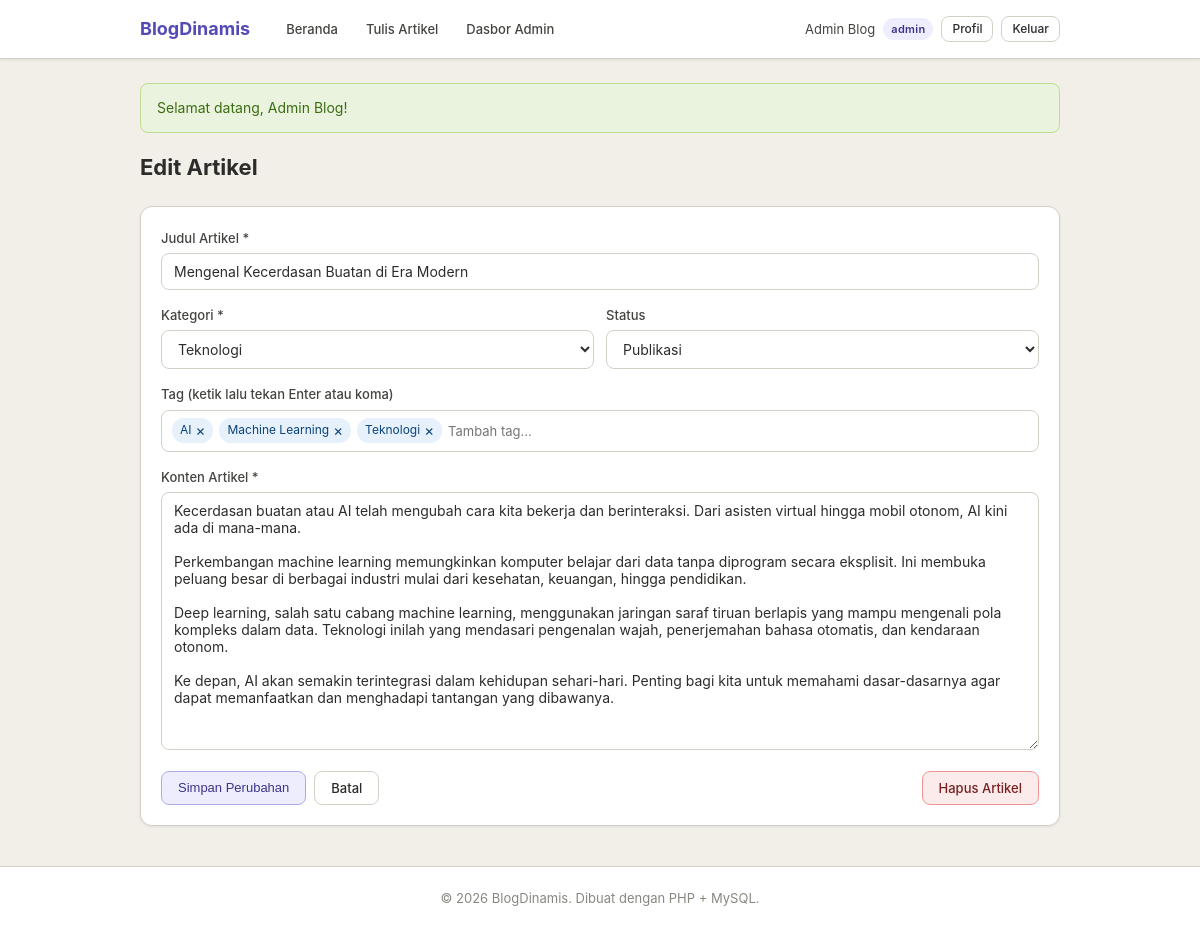
/article-form.php?id=1 (signed in), run on the app's committed database.
### tables this page shows
CREATE TABLE `articles` (
  `id`          INT UNSIGNED AUTO_INCREMENT PRIMARY KEY,
  `title`       VARCHAR(255) NOT NULL,
  `slug`        VARCHAR(280) NOT NULL UNIQUE,
  `content`     LONGTEXT NOT NULL,
  `category_id` INT UNSIGNED,
  `author_id`   INT UNSIGNED NOT NULL,
  `status`      ENUM('draft','published') NOT NULL DEFAULT 'draft',
  `views`       INT UNSIGNED NOT NULL DEFAULT 0,
  `created_at`  TIMESTAMP DEFAULT CURRENT_TIMESTAMP,
  `updated_at`  TIMESTAMP DEFAULT CURRENT_TIMESTAMP ON UPDATE CURRENT_TIMESTAMP,
  FOREIGN KEY (`category_id`) REFERENCES `categories`(`id`) ON DELETE SET NULL,
  FOREIGN KEY (`author_id`)   REFERENCES `users`(`id`)      ON DELETE CASCADE
);

CREATE TABLE `categories` (
  `id`         INT UNSIGNED AUTO_INCREMENT PRIMARY KEY,
  `name`       VARCHAR(100) NOT NULL,
  `slug`       VARCHAR(120) NOT NULL UNIQUE,
  `created_at` TIMESTAMP DEFAULT CURRENT_TIMESTAMP
);

### article-form.php (the view, shortened to what this page needs)
<?php
require_once 'includes/config.php';
$editId = (int)($_GET['id'] ?? 0);
$art    = null;
$artTags = [];
if ($editId) {
    $stmt = $conn->prepare("SELECT * FROM articles WHERE id=?");
    $stmt->bind_param('i', $editId);
    $stmt->execute();
    $art = $stmt->get_result()->fetch_assoc();
    $artTags = array_column(
        $conn->query("SELECT t.name FROM tags t JOIN article_tags at2 ON t.id=at2.tag_id WHERE at2.article_id=$editId")->fetch_all(MYSQLI_ASSOC),
        'name'
    );
}
$cats  = $conn->query("SELECT * FROM categories ORDER BY name")->fetch_all(MYSQLI_ASSOC);
$pageTitle = $editId ? 'Edit Artikel' : 'Tulis Artikel Baru';
require_once 'includes/header.php';
?>
<h1 class="page-title"><?= $pageTitle ?></h1>
<div class="card">
  <form method="POST">
    <div class="form-group">
      <label>Judul Artikel *</label>
      <input type="text" name="title" value="<?= e($art['title'] ?? '') ?>" placeholder="Judul artikel..." required>
    </div>
    <div class="grid-2">
      <div class="form-group">
        <label>Kategori *</label>
        <select name="category_id" required>
          <?php foreach ($cats as $c): ?>
            <option value="<?= $c['id'] ?>" <?= (($art['category_id'] ?? 0) == $c['id']) ? 'selected' : '' ?>>
              <?= e($c['name']) ?>
            </option>
          <?php endforeach; ?>
        </select>
      </div>
      <div class="form-group">
        <label>Status</label>
        <select name="status">
          <option value="published" <?= (($art['status'] ?? '') === 'published') ? 'selected' : '' ?>>Publikasi</option>
        </select>
      </div>
    </div>
    <div class="form-group">
      <label>Tag (ketik lalu tekan Enter atau koma)</label>
      <div class="tag-input-wrap" id="tagWrap">
        <?php foreach ($artTags as $t): ?>
          <span class="tag-chip"><?= e($t) ?><span class="tag-remove" data-tag="<?= e($t) ?>">&times;</span></span>
        <?php endforeach; ?>
        <input class="tag-bare" id="tagInput" placeholder="Tambah tag...">
      </div>
    </div>
    <div class="form-group">
      <label>Konten Artikel *</label>
      <textarea name="content" rows="14" placeholder="Tulis konten artikel di sini..." required><?= e($art['content'] ?? '') ?></textarea>
    </div>
    <div class="flex">
      <button type="submit" class="btn btn-primary"><?= $editId ? 'Simpan Perubahan' : 'Simpan Artikel' ?></button>
      <a href="<?= BASE_URL ?>" class="btn">Batal</a>
      <?php if ($editId && isAdmin()): ?>
        <a href="<?= BASE_URL ?>/admin/delete-article.php?id=<?= $editId ?>"
           class="btn btn-danger" style="margin-left:auto"
           onclick="return confirm('Hapus artikel ini secara permanen?')">Hapus Artikel</a>
      <?php endif; ?>
    </div>
  </form>
</div>
<?php require_once 'includes/footer.php'; ?>

### assets/css/style.css (style rules this page uses)
*, *::before, *::after { box-sizing: border-box; margin: 0; padding: 0; }
:root { --primary: #534AB7; --primary-lt: #EEEDFE; --primary-dk: #3C3489; --success-lt: #EAF3DE; --success: #3B6D11; --danger-lt: #FCEBEB; --danger: #791F1F; --info-lt: #E6F1FB; --info: #0C447C; --gray-50: #F8F8F7; --gray-100: #F1EFE8; --gray-200: #D3D1C7; --gray-500: #888780; --gray-700: #444441; --gray-900: #2C2C2A; --radius: 8px; --radius-lg: 12px; --shadow: 0 1px 3px rgba(0,0,0,.08); }
body { font-family: -apple-system, BlinkMacSystemFont, 'Segoe UI', sans-serif; font-size: 15px; line-height: 1.7; color: var(--gray-900); background: var(--gray-100); min-height: 100vh; display: flex; flex-direction: column; }
a { color: var(--primary); text-decoration: none; }
.btn { display: inline-block; padding: 7px 16px; border: 1px solid var(--gray-200); border-radius: var(--radius); font-size: 13px; font-weight: 500; cursor: pointer; background: #fff; color: var(--gray-900); transition: background .15s; text-decoration: none; line-height: 1.4; }
.btn-primary { background: var(--primary-lt); color: var(--primary-dk); border-color: #AFA9EC; }
.btn-danger { background: var(--danger-lt); color: var(--danger); border-color: #F09595; }
.card { background: #fff; border: 1px solid var(--gray-200); border-radius: var(--radius-lg); padding: 20px; box-shadow: var(--shadow); }
.form-group { margin-bottom: 14px; }
.form-group label { display: block; font-size: 13px; color: var(--gray-700); margin-bottom: 4px; font-weight: 500; }
input[type=text], input[type=email], input[type=password], input[type=number], select, textarea { width: 100%; padding: 9px 12px; border: 1px solid var(--gray-200); border-radius: var(--radius); font-size: 14px; color: var(--gray-900); background: #fff; font-family: inherit; transition: border-color .15s; }
textarea { resize: vertical; }
.grid-2 { display: grid; grid-template-columns: 1fr 1fr; gap: 12px; }
.tag-input-wrap { display: flex; flex-wrap: wrap; gap: 6px; padding: 7px 10px; border: 1px solid var(--gray-200); border-radius: var(--radius); background: #fff; min-height: 42px; align-items: center; cursor: text; }
.tag-chip { background: var(--info-lt); color: var(--info); font-size: 12px; padding: 2px 8px; border-radius: 12px; display: flex; align-items: center; gap: 4px; }
.tag-remove { cursor: pointer; font-size: 15px; line-height: 1; color: var(--info); }
.tag-bare { border: none; outline: none; background: transparent; font-size: 13px; flex: 1; min-width: 80px; font-family: inherit; color: var(--gray-900); }
.flex { display: flex; gap: 8px; align-items: center; flex-wrap: wrap; }
.page-title { font-size: 22px; font-weight: 700; margin-bottom: 20px; }

### data on the page
articles: title "Mengenal Kecerdasan Buatan di Era Modern", category_id "Teknologi", status "Publikasi", content "Kecerdasan buatan atau AI telah mengubah cara kita bekerja dan berinteraksi. Dari asisten virtual hingga mobil otonom, AI kini ada di mana-mana. Perkembangan machine learning memungkinkan komputer belajar dari data tanpa diprogram secara eksplisit. Ini membuka peluang besar di berbagai industri mulai dari kesehatan, keuangan, hingga pendidikan. Deep learning, salah satu cabang machine learning, menggunakan jaringan saraf tiruan berlapis yang mampu mengenali pola kompleks dalam data. Teknologi inilah yang mendasari pengenalan wajah, penerjemahan bahasa otomatis, dan kendaraan otonom. Ke depan, AI akan semakin terintegrasi dalam kehidupan sehari-hari. Penting bagi kita untuk memahami…"

### other printed values
SITE_NAME "BlogDinamis"
$u['name'] "Admin Blog"
$u['role'] "admin"
$a['msg'] "Selamat datang, Admin Blog!"
$pageTitle "Edit Artikel"
$t "AI"
$t "Machine Learning"
$t "Teknologi"
